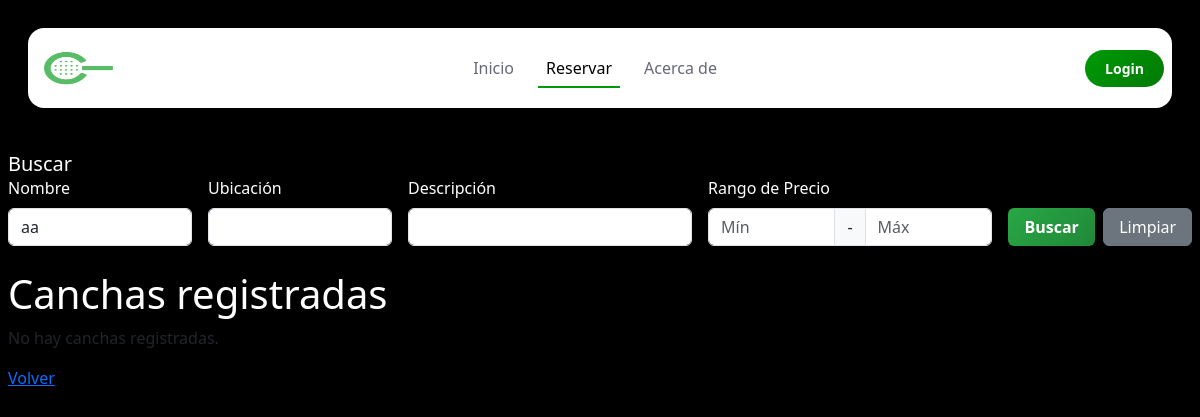
/buscador.php?nombre=aa, run on an earlier commit of the app's database.
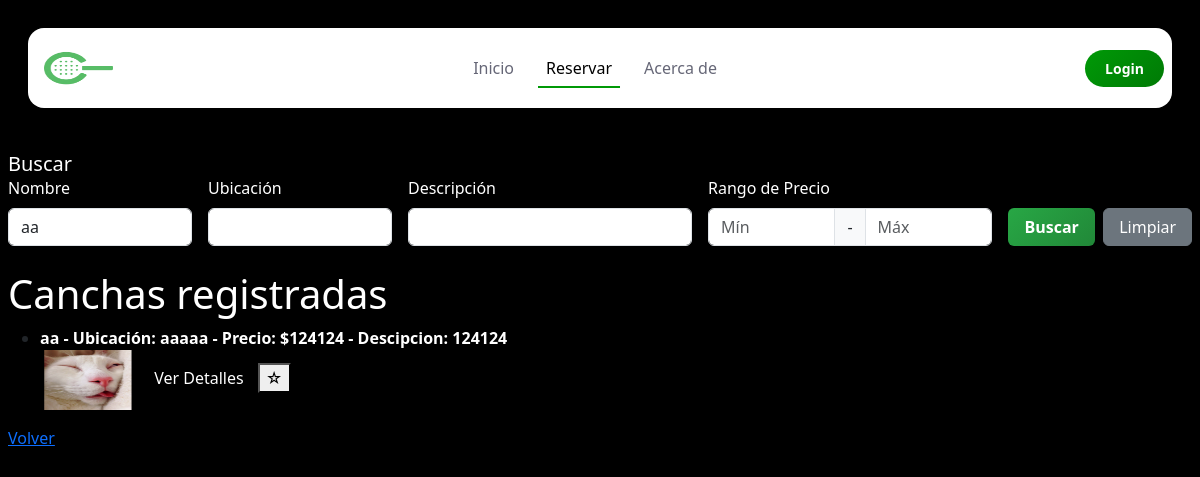
And on a later commit of the database.
### tables this page shows
CREATE TABLE `cancha` (
  `id_cancha` int(11) NOT NULL,
  `id_duenio` int(11) NOT NULL,
  `nombre` varchar(120) NOT NULL,
  `lugar` varchar(120) NOT NULL,
  `foto` varchar(255) NOT NULL,
  `bio` text NOT NULL,
  `verificado` tinyint(1) NOT NULL,
  `valoracion` int(10) NOT NULL,
  `precio` int(11) NOT NULL
);

### buscador.php (the view, shortened to what this page needs)
<?php
require_once 'conexiones/conDB.php';
$nombre = $_SESSION['nombre'] ?? null;
$rol = $_SESSION['rol'] ?? null;
$foto = $_SESSION['foto'] ?? null;
$favoritosIds = [];
$buscarNombre = $_GET['nombre'] ?? '';
$buscarLugar = $_GET['lugar'] ?? '';
$buscarBio = $_GET['bio'] ?? '';
$buscarPrecioMin = $_GET['precio_min'] ?? '';
$buscarPrecioMax = $_GET['precio_max'] ?? '';
try {
  $sql = "SELECT * FROM cancha WHERE 1=1";
  $params = [];
  if (!empty($buscarNombre)) {
    $sql .= " AND nombre LIKE ?";
    $params[] = "%$buscarNombre%";
  }
  $stmt = $pdo->prepare($sql);
  $stmt->execute($params);
  $canchas = $stmt->fetchAll();
} catch (PDOException $e) {
  echo "Error al encontrar las canchas: " . $e->getMessage();
  $canchas = [];
  $misCanchas = [];
}
$hayFiltros = !empty($buscarNombre) || !empty($buscarLugar) || !empty($buscarBio) || !empty($buscarPrecioMin) || !empty($buscarPrecioMax);
?>
<!DOCTYPE html>
<html lang="es">
<head>
  <link href="https://cdn.jsdelivr.net/npm/bootstrap@5.3.8/dist/css/bootstrap.min.css" rel="stylesheet">
  <link rel="stylesheet" href="style.css">
</head>
<body>
  <div class="container-fluid p-2">
    <div class="row" id="navbar">
      <div class="col-12">
        <nav class="navbar navbar-expand-lg">
          <a class="navbar-brand me-auto" href="#">
            <img src="image/icon.png" alt="Logo" width="85" height="60" class="d-inline-block align-text-top">
          </a>
          <div class="offcanvas offcanvas-end" tabindex="-1" id="offcanvasNavbar"
            aria-labelledby="offcanvasNavbarLabel">
            <div class="offcanvas-body">
              <ul class="navbar-nav justify-content-center flex-grow-1 pe-3">
                <li class="nav-item">
                  <a class="nav-link mx-lg-2 " href="index.php">Inicio</a>
                </li>
                <li class="nav-item">
                  <a class="nav-link mx-lg-2 active" aria-current="page" href="buscador.php">Reservar</a>
                </li>
                <li class="nav-item">
                  <a class="nav-link mx-lg-2" href="acerca-de.php">Acerca de</a>
                </li>
              </ul>
            </div>
          </div>
          <?php if ($nombre): ?>
            <div class="dropdown">
              <button class="btn p-0 border-0" type="button" data-bs-toggle="dropdown" aria-expanded="false">
                <?php if (!empty($foto)): ?>
                  <img src="uploads/usuarios/<?= htmlspecialchars($foto) ?>"
                    alt="Foto de perfil de <?= htmlspecialchars($nombre) ?>"
                    class="rounded-circle border border-2 border-white" width="40" height="40" style="object-fit: cover;">
                <?php else: ?>
                  <div
                    class="rounded-circle border border-2 border-white d-flex align-items-center justify-content-center bg-primary text-white"
                    style="width: 40px; height: 40px; font-size: 16px; font-weight: bold;">
                    <?= strtoupper(substr($nombre, 0, 1)) ?>
                  </div>
                <?php endif; ?>
              </button>
              <ul class="dropdown-menu dropdown-menu-end">
                <li>
                  <h6 class="dropdown-header">¡Hola, <?= htmlspecialchars($nombre) ?>!</h6>
                </li>
                <li>
                  <hr class="dropdown-divider">
                </li>
                <?php if ($rol === 'usuario'): ?>
                  <li><a class="dropdown-item" href="perfil_padel.php">
                      <i class="fas fa-user me-2"></i>Editar Perfil
                    </a></li>
                  <li>
                    <hr class="dropdown-divider">
                  </li>
                <?php endif; ?>
                <li><a class="dropdown-item text-danger" href="logout.php">
                    <i class="fas fa-sign-out-alt me-2"></i>Cerrar Sesión
                  </a></li>
              </ul>
            </div>
          <?php else: ?>
            <a href="inicioses.php" class="login-button btn btn-primary">Login</a>
          <?php endif; ?>
        </nav>
      </div>
    </div>
    <div class="row mt-4 mb-4">
  <div class="col-12">
    <div class="text-white">
      <div class="card-header">
        <h5 class="mb-0">
          <i class="fas fa-filter"></i> Buscar
        </h5>
      </div>
      <div class="card-body">
        <form method="GET" action="buscador.php">
          <div class="row g-3 align-items-end">
            <div class="col-md-2">
              <label for="nombre" class="form-label">
                <i class="fas fa-font"></i> Nombre
              </label>
              <input type="text" class="form-control" id="nombre" name="nombre"
                value="<?= htmlspecialchars($buscarNombre) ?>">
            </div>
            <div class="col-md-2">
              <label for="lugar" class="form-label">
                <i class="fas fa-map-marker-alt"></i> Ubicación
              </label>
              <input type="text" class="form-control" id="lugar" name="lugar"
                value="<?= htmlspecialchars($buscarLugar) ?>">
            </div>
            <div class="col-md-3">
              <label for="bio" class="form-label">
                <i class="fas fa-align-left"></i> Descripción
              </label>
              <input type="text" class="form-control" id="bio" name="bio"
                value="<?= htmlspecialchars($buscarBio) ?>">
            </div>
            <div class="col-md-3">
              <label class="form-label">
                <i class="fas fa-dollar-sign"></i> Rango de Precio
              </label>
              <div class="input-group">
                <input type="number" class="form-control" name="precio_min" placeholder="Mín"
                  value="<?= htmlspecialchars($buscarPrecioMin) ?>">
                <span class="input-group-text">-</span>
                <input type="number" class="form-control" name="precio_max" placeholder="Máx"
                  value="<?= htmlspecialchars($buscarPrecioMax) ?>">
              </div>
            </div>
            <div class="col-md-2 d-flex gap-2">
              <button type="submit" class="btn btn-success w-100">
                <i class="fas fa-search"></i> Buscar
              </button>
              <?php if ($hayFiltros): ?>
                <a href="buscador.php" class="btn btn-secondary w-100">
                  <i class="fas fa-times"></i> Limpiar
                </a>
              <?php endif; ?>
            </div>
          </div>
        </form>
      </div>
    </div>
  </div>
</div>
    <h1 style="color: #ffffffff;">Canchas registradas</h1>
    <?php if ($canchas && count($canchas) > 0): ?>
      <ul>
        <?php foreach ($canchas as $cancha): ?>
          <li>
            <strong style="color: #ffffffff;"><?php echo htmlspecialchars($cancha['nombre']); ?></strong>
            <strong style="color: #ffffffff;">- Ubicación: <?php echo htmlspecialchars($cancha['lugar']); ?></strong>
            <strong style="color: #ffffffff;">- Precio: $<?php echo htmlspecialchars($cancha['precio']); ?></strong>
            <strong style="color: #ffffffff;">- Descipcion: <?php echo htmlspecialchars($cancha['bio']); ?></strong>
            <?php if ($cancha['foto']): ?>
              <br><img src="uploads/<?= htmlspecialchars($cancha['foto']) ?>" width="100" height="60">
            <?php endif; ?>
            <a href="reservacion.php?id=<?= $cancha['id_cancha'] ?>"
              style="background: #000000ff; color: white; padding: 5px 10px; text-decoration: none; border-radius: 3px;">
              Ver Detalles
            </a>
            <form method="post" style="display:inline;">
              <button type="submit" name="accion" value="toggle_favorito">
                <?= in_array($cancha['id_cancha'], $favoritosIds) ? '⭐' : '☆' ?>
              </button>
            </form>
          </li>
        <?php endforeach; ?>
      </ul>
    <?php else: ?>
      <p>No hay canchas registradas.</p>
    <?php endif; ?>
    <a href="index.php">Volver</a>
</body>
</html>

### style.css (style rules this page uses)
.navbar { background-color: white; height: 80px; margin: 20px; border-radius: 16px; padding: 0.5rem; }
.navbar-brand { font-size: 24px; font-weight: 500; color: #009907; transition: 0.3s color; }
.login-button { background-color: #009907; color: white; font-size: 14px; padding: 8px 20px; border-radius: 50px; text-decoration: none; transition: 0.3s background-color; }
.nav-link { color: #666777; font-weight: 500; position: relative; }
.nav-link:hover, .nav-link.active { color: #000; }
@media (min-width: 991px) { .nav-link::before { content: ""; position: absolute; bottom: 0; left: 50%; transform: translateX(-50%); width: 0; height: 2px; background-color: #009907; visibility: hidden; transition: 0.3s ease-in-out; } }
@media (min-width: 991px) { .nav-link:hover::before, .nav-link.active::before { width: 100%; visibility: visible; } }
body { background-color: #000; overflow-x: hidden; }
html, body { overscroll-behavior-y: none; overscroll-behavior-x: none; }
.btn-primary { background: linear-gradient(135deg, #009907, #007a05); border: none; font-weight: 600; transition: transform 0.3s ease; }
.btn-success { background: linear-gradient(135deg, #28a745, #218838); border: none; font-weight: 600; }
.btn { transition: all 0.3s ease; }

What changed in the data, as far as the page shows it:
added cancha: nombre "aa", lugar "aaaaa", precio "124124", bio "124124", foto (picture)
Also different on the page:
text no longer shown: "No hay canchas registradas."
